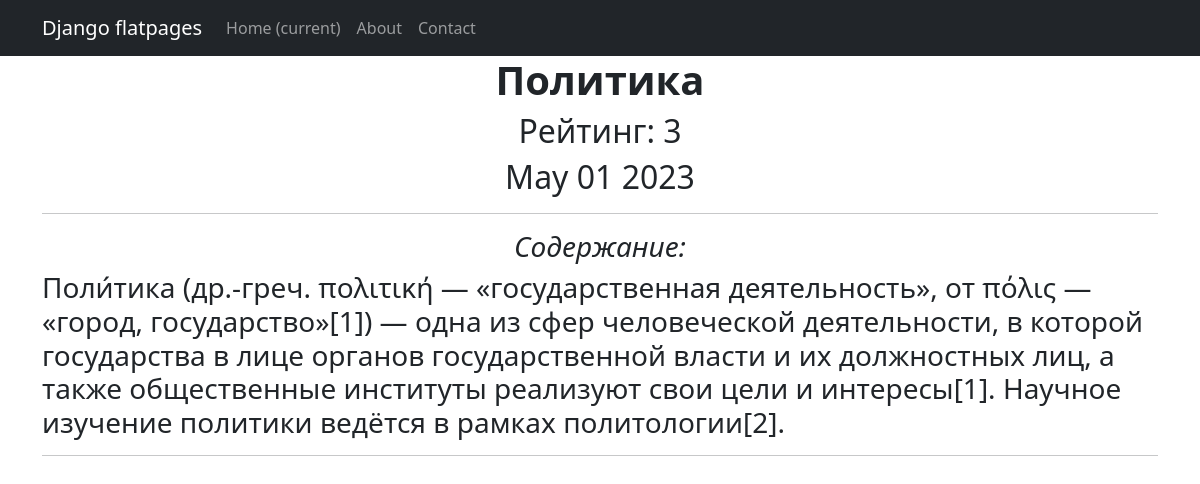
Page /news/1 on the earlier database version.
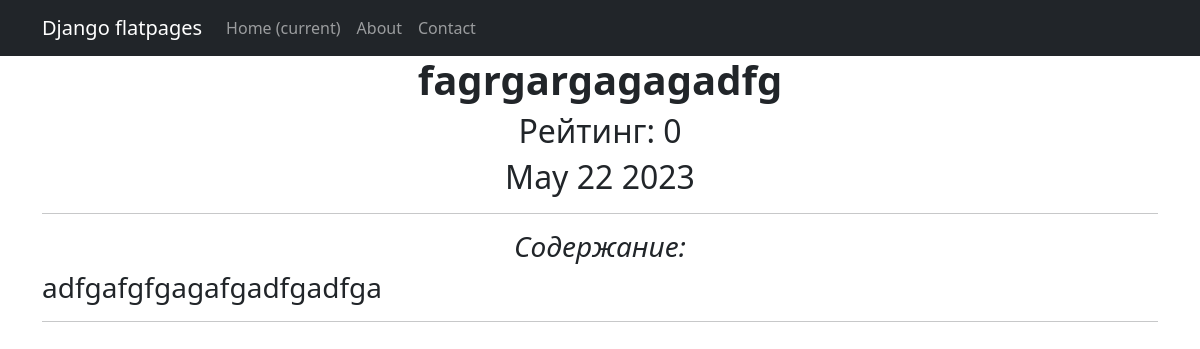
Same page on the later database version.
### NewsPortal/models.py (models this page shows, shortened)
class Post(models.Model):
    author = models.ForeignKey(Author, on_delete=models.CASCADE)
    type = models.CharField(max_length=7, choices=TYPE, default=news)
    time_in = models.DateTimeField(auto_now_add=True)
    categories = models.ManyToManyField(Category, through='PostCategory')
    title = models.CharField(max_length=255)
    text = models.TextField()
    rating = models.IntegerField(default=0)

### NewsPortal/views.py (the view)
# urls.py: path('<int:pk>', PostDetail.as_view(), name='post_detail'),
class PostDetail(DetailView):
    model = Post
    template_name = 'some_news.html'
    context_object_name = 'some_news'

### NewsPortal/templatetags/custom_filters.py (called while the page is built)
@register.filter()
def censor(value):
    for word in censored_word:
        if word.lower() in value.lower():
            value = value.replace(word[1:], '*' * len(word))
    return value

### templates/some_news.html (shortened to what this page needs)
{% extends 'flatpages/default.html' %}
{% load custom_filters %}
{% block content %}
<h1><b> {{ some_news.title}} </b></h1>
<h2> Рейтинг: {{some_news.rating}} </h2>
<h2> {{ some_news.time_in|date:'M d Y' }}</h2>
<hr>
<h3><em> Содержание: </em></h3>
<h3><p align="left"> {{ some_news.text|censor }} </p></h3>
<hr>
{% endblock content %}

Differences in the rows shown:
changed Post: title "Политика" → "fagrgargagagadfg"; rating "3" → "0"; time_in "May 01 2023" → "May 22 2023"; text|censor "Поли́тика (др.-греч. πολιτική — «государственная деятельность», от πόλις — «город, государство»[1]) — одна из сфер человеческой деятельности, в которой государства в лице органов государственной власти и их должностных лиц, а также общественные институты реализуют свои цели и интересы[1]. Научное изучение политики ведётся в рамках политологии[2]." → "adfgafgfgagafgadfgadfga"
